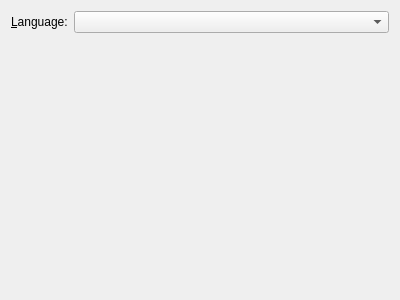
<?xml version="1.0" encoding="UTF-8"?>
<ui version="4.0">
 <class>GeneralPage</class>
 <widget class="QWidget" name="GeneralPage">
  <property name="geometry">
   <rect>
    <x>0</x>
    <y>0</y>
    <width>400</width>
    <height>300</height>
   </rect>
  </property>
  <layout class="QFormLayout" name="formLayout">
   <item row="0" column="0">
    <widget class="QLabel" name="label">
     <property name="text">
      <string>&amp;Language:</string>
     </property>
     <property name="buddy">
      <cstring>cb_language</cstring>
     </property>
    </widget>
   </item>
   <item row="0" column="1">
    <widget class="QComboBox" name="cb_language"/>
   </item>
  </layout>
 </widget>
 <resources/>
 <connections/>
</ui>
